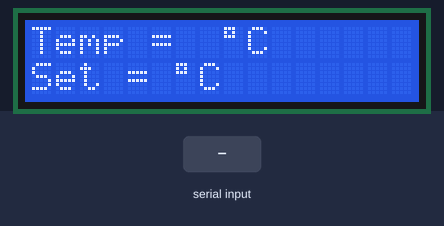
Simulated run of this sketch. Board: Arduino Uno, built with avr-gcc and run on an emulated ATmega328P. On the bench: 16×2 character LCD. The test bench sets the inputs (shaded band). What the sketch prints to the serial monitor is not drawn.

Above: at 3.7 s.
3.8 s: "1" received over Serial
At 5.9 s:
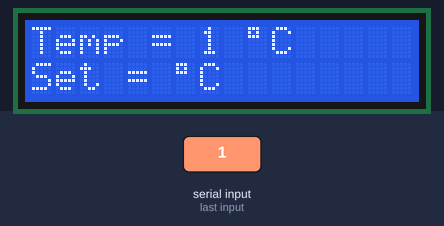
6.8 s: "0" received over Serial
At 8.5 s:
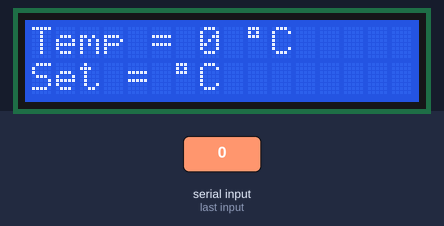
9.8 s: "2" received over Serial
At 12.0 s:
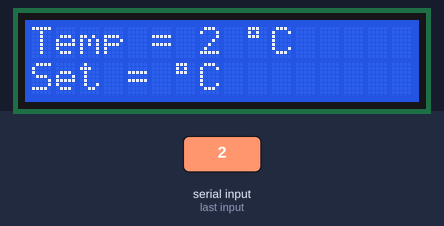
Timing chart, 0 to 13.5 s (numbered marks = the images above; inputs shaded):
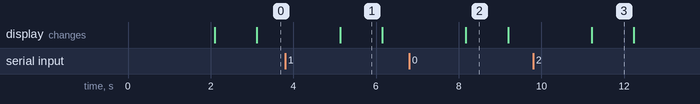

The sketch:

heating_arduino_lcd.ino
```cpp
#include <LiquidCrystal_I2C.h>
#include <SoftwareSerial.h>

#define RELAY 7
#define TX 3
#define RX 2

String InputString = "";
boolean StringComplete = 0;
boolean SetValidData = 0;

LiquidCrystal_I2C lcd(0x27,16,2);
//SoftwareSerial humiSerial(RX,TX);

void setup() {

  Serial.begin(115200);
  //pinMode(RELAY, OUTPUT);

  lcd.init();
  lcd.backlight();
  lcd.setCursor(0,0);
  lcd.print("Hello, LeeHJ");
  lcd.setCursor(2,1);
  lcd.print("HyeongJun Temp");
  delay(2000);
  lcd.clear();
}

void loop() {
  String strTemp = "";
  String strHumi = "";

  delay(1000);

  if(Serial.available())
  {
    strTemp = Serial.readString();
  }

  lcd.setCursor(0,0);
  lcd.print("Temp = ");
  lcd.print(strTemp.substring(0,5));
  lcd.print(" ");
  lcd.print(char(223));
  lcd.print("C ");
  lcd.setCursor(0,1);
  lcd.print("Set = ");
  lcd.print(strTemp.substring(10,12));
  lcd.print(char(223));
  lcd.print("C ");

  Serial.write((char*)strTemp.c_str());
}
```

Measured:
- after the input at 3.8 s, the display: changes after 1.3 s (image 1)
- after the input at 6.8 s, the display: changes after 1.4 s (image 2)
- after the input at 9.8 s, the display: changes after 1.4 s (image 3)
- what the display in image 1 shows lasts 1.1 s, from 5.1 s to 6.2 s
